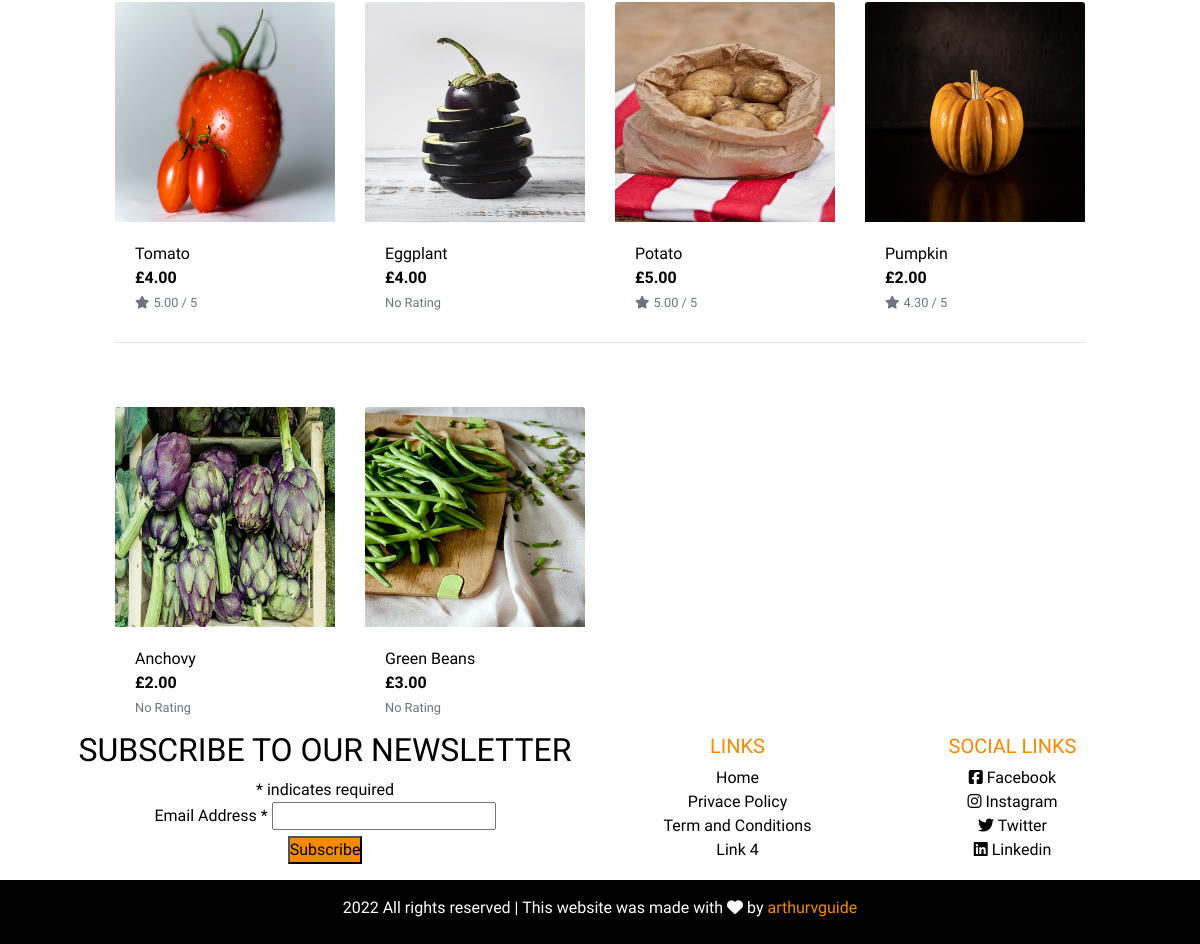
/products/ (lower part), run on an earlier commit of the app's database.
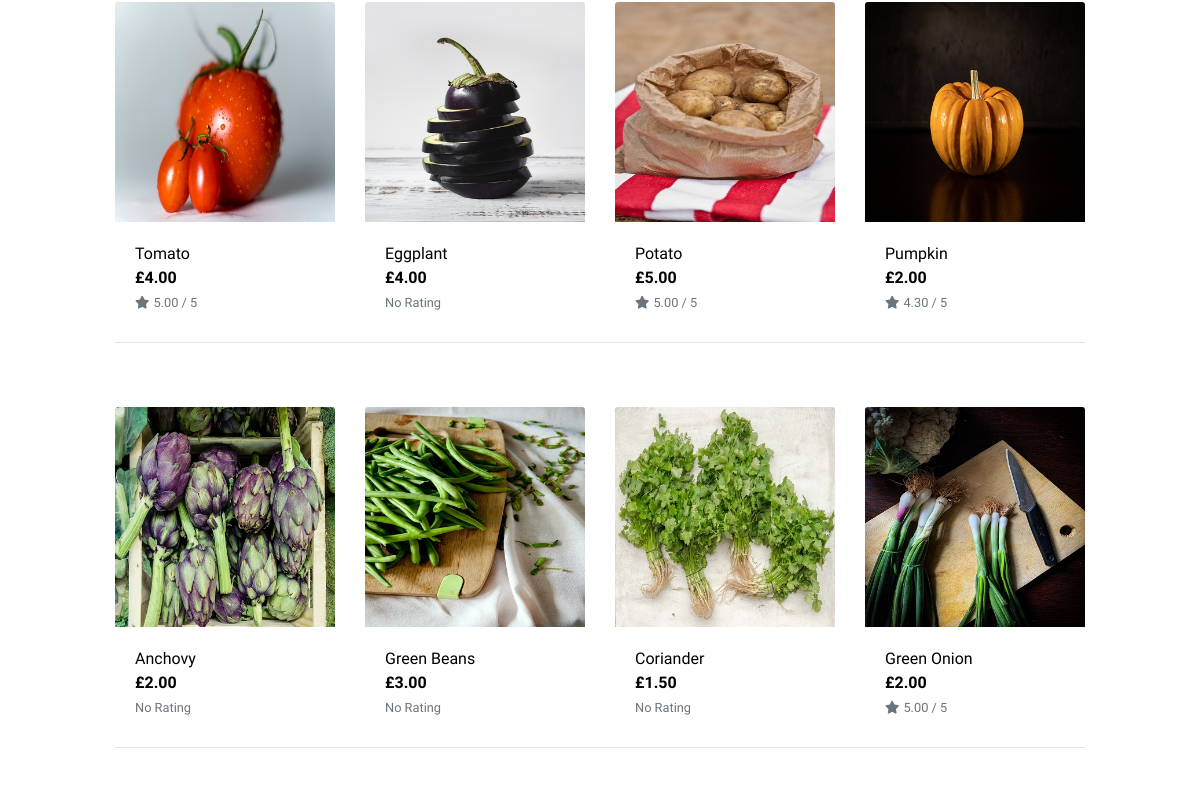
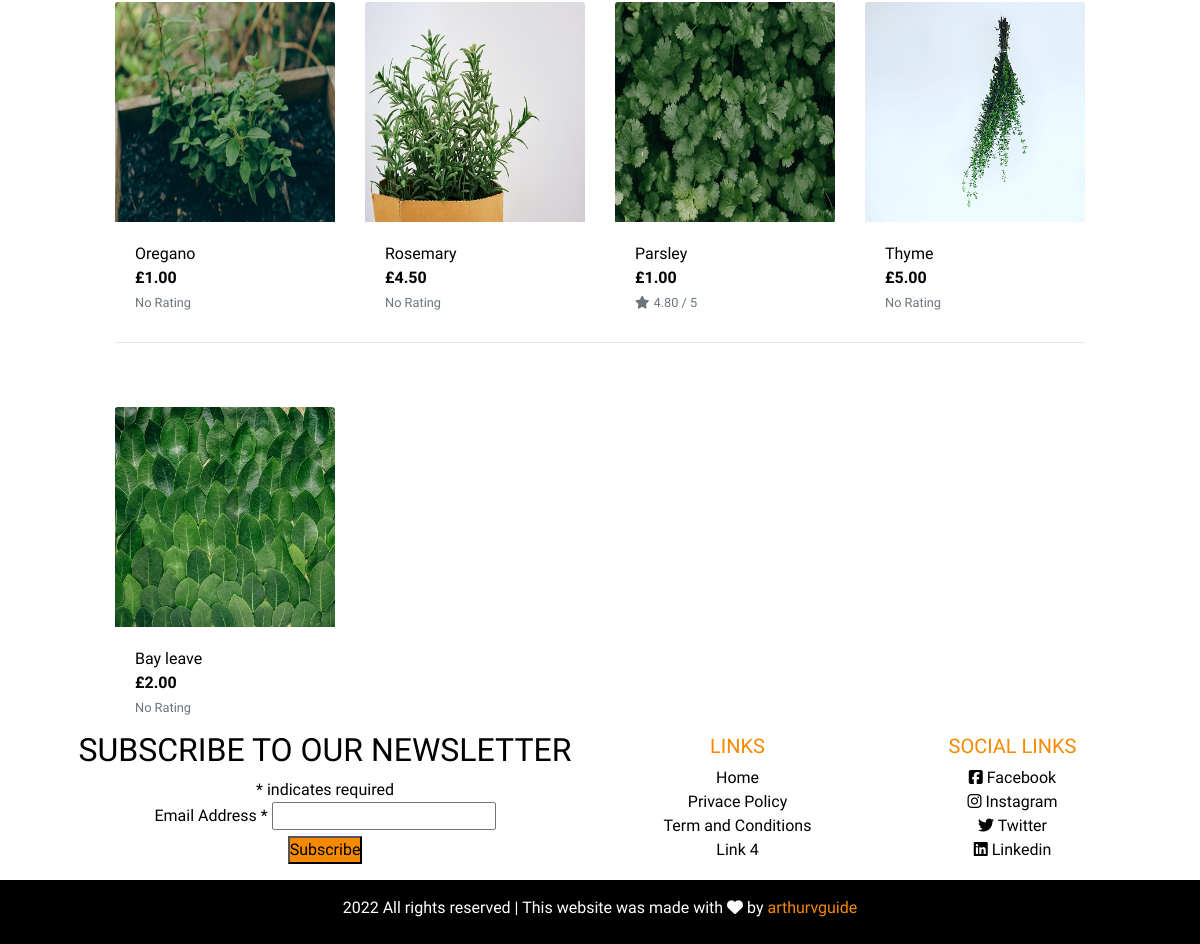
And on a later commit of the database (2 pictures, top to bottom).
### products/models.py (models this page shows, shortened)
class Product(models.Model):
    category = models.ForeignKey('Category', null=True, blank=True, on_delete=models.SET_NULL)
    name = models.CharField(max_length=254)
    description = models.TextField()
    price = models.DecimalField(max_digits=6, decimal_places=2)
    rating = models.DecimalField(max_digits=6, decimal_places=2, null=True, blank=True)
    image_url = models.URLField(max_length=1024, null=True, blank=True)
    image = models.ImageField(null=True, blank=True)

### products/views.py (the view, shortened to what this page needs)
# urls.py: path('', views.get_products, name='products'),
def get_products(request):
    products = Product.objects.all()
    query = None
    categories = None
    context = {
        'products': products,
        'search_term': query,
        'query_category': categories,
    }
    return render(request, 'products/products.html', context)

### products/templates/products/products.html (shortened to what this page needs)
{% extends "base.html" %}
{% load static %}
{% block content %}
    <div class="container-fluid">
        <div class="row">
            <div class="col-10 offset-1">
                <div class="row">
                    {% for product in products %}
                        <div class="col-sm-6 col-md-6 col-lg-4 col-xl-3">
                            <div class="card h-100 border-0">
                                {% if product.image %}
                                <a href="{% url 'product_detail' product.id %}">
                                    <img class="card-img-top img-fluid" src="{{ product.image.url }}" alt="{{ product.name }}">
                                </a>
                                {% else %}
                                <a href="{% url 'product_detail' product.id %}">
                                    <img class="card-img-top img-fluid" src="/media/no-image.png" alt="{{ product.name }}">
                                </a>
                                {% endif %}
                                <div class="card-body pb-0">
                                    <p class="mb-0">{{ product.name }}</p>
                                </div>
                                <div class="card-footer bg-white pt-0 border-0 text-left">
                                    <div class="row">
                                        <div class="col">
                                            <p class="mb-0 text-left font-weight-bold">£{{ product.price }}</p>
                                            {% if product.rating %}
                                                <small class="text-muted"><i class="fas fa-star mr-1"></i>{{ product.rating }} / 5</small>
                                            {% else %}
                                                <small class="text-muted">No Rating</small>
                                            {% endif %}
                                        </div>
                                    </div>
                                </div>
                            </div>
                        </div>
                        {% if forloop.counter|divisibleby:4 %}
                            <div class="col-12 d-none d-xl-block mb-5">
                                <hr>
                            </div>
                        {% endif %}
                    {% endfor %}
                </div>
            </div>
        </div>
    </div>
{% endblock %}

### templates/base.html (shortened to what this page needs)
{% load static %}
<!doctype html>
<html lang="en">
<head>
  {% block corecss %}
  <link rel="stylesheet" href="https://stackpath.bootstrapcdn.com/bootstrap/4.4.1/css/bootstrap.min.css"
>
  <link rel="stylesheet" href="{% static 'css/style.css' %}">
  <link href="//cdn-images.mailchimp.com/embedcode/classic-10_7_dtp.css" rel="stylesheet" type="text/css">
  {% endblock %}
</head>
<body>
  <main class="flex-shrink-0">
    {% block content %}{% endblock content %}
  </main>
  <footer>
      <div class="row align-items-center text-center footer">
        <div class="col-md-6 mt-md-0 mt-3">
          <div class="newsletter">
            <div id="mc_embed_signup">
              <form
                action="https://gmail.us18.list-manage.com/subscribe/post?u=0cd147e97320fc91cfdaadc23&amp;id=780935124a"
                method="post" id="mc-embedded-subscribe-form" name="mc-embedded-subscribe-form" class="validate"
                target="_blank" novalidate>
                <div id="mc_embed_signup_scroll">
                  <h2>SUBSCRIBE TO OUR NEWSLETTER</h2>
                  <div class="indicates-required"><span class="asterisk">*</span> indicates required</div>
                  <div class="mc-field-group">
                    <label for="mce-EMAIL">Email Address <span class="asterisk">*</span>
                    </label>
                    <input type="email" value="" name="EMAIL" class="required email" id="mce-EMAIL">
                  </div>
                  <div class="optionalParent">
                    <div class="clear foot">
                      <input type="submit" value="Subscribe" name="subscribe" id="mc-embedded-subscribe" class="button" style="background-color: #f58902;">
                    </div>
                  </div>
                </div>
              </form>
            </div>
          </div>
        </div>
        <div class="col-md-3 mb-md-0 mb-3  links">
          <h5 class="text-uppercase">Links</h5>
          <ul class="list-unstyled">
            <li>
              <a href="#!">Home</a>
            </li>
            <li>
              <a href="#!">Privace Policy</a>
            </li>
            <li>
              <a href="#!">Term and Conditions</a>
            </li>
            <li>
              <a href="#!">Link 4</a>
            </li>
          </ul>
        </div>
        <div class="col-md-3 mb-md-0 mb-3  links">
          <h5 class="text-uppercase"> Social Links</h5>
          <ul class="list-unstyled">
            <li>
              <a href="https://www.facebook.com/" rel="noopener" target="_blank"><i
                  class="fa-brands fa-facebook-square"></i> Facebook</a>
            </li>
            <li>
              <a href="https://www.instagram.com/" rel="noopener" target="_blank"><i
                  class="fa-brands fa-instagram"></i> Instagram</a>
            </li>
            <li>
              <a href="https://twitter.com/?lang=en" rel="noopener" target="_blank"><i
                  class="fa-brands fa-twitter"></i> Twitter</a>
            </li>
            <li>
              <a href="https://linkedin.com/?lang=en" rel="noopener" target="_blank"><i
                  class="fa-brands fa-linkedin"></i> Linkedin</a>
            </li>
          </ul>
        </div>
      </div>
    <div class="row mt-3 pt-2 copyright ">
      <div class="col-md-12 text-center">
        <p class=" p-2"> 2022 All rights reserved | This website was made with <i class="fas fa-heart"></i> by <a
            href="https://github.com/arthurvguide" rel="noopener" target="_blank">arthurvguide</a>
        </p>
      </div>
    </div>
  </footer>
</body>
</html>

### static/css/style.css (style rules this page uses)
html { height: 100%; }
body { font-family: 'K2D', sans-serif; overflow-x: hidden; color: black; }
a { color:#000; }
* { margin: 0; padding: 0px; box-sizing: border-box; }
ul { list-style-type: none; margin: 0; padding: 0; }
.copyright { background-color: #000; color:#fff; }
.copyright a { color: #f58902; }
.links h5 { color: #f58902; }
@media (min-width: 768px) { .footer { margin: 0px 50px 0px 50px; } }

What changed in the data, as far as the page shows it:
added Product: image (picture), name "Coriander", price "1.50", shows "No Rating"
added Product: image (picture), name "Green Onion", price "2.00", rating "5.00"
added Product: image (picture), name "Oregano", price "1.00", shows "No Rating"
added Product: image (picture), name "Rosemary", price "4.50", shows "No Rating"
added Product: image (picture), name "Parsley", price "1.00", rating "4.80"
added Product: image (picture), name "Thyme", price "5.00", shows "No Rating"
added Product: image (picture), name "Bay leave", price "2.00", shows "No Rating"
